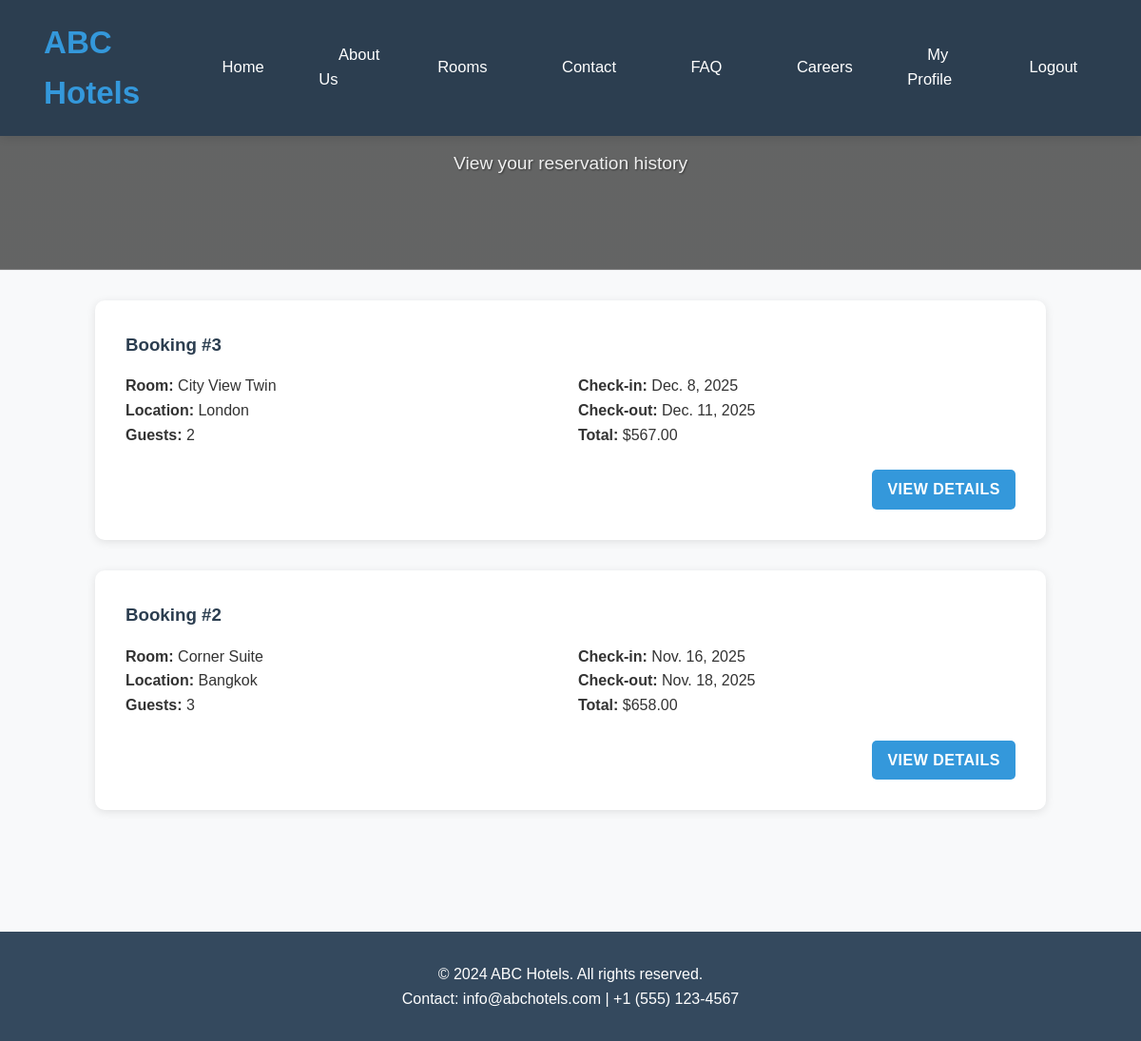
The page /bookings/ (signed in) on the database as committed earlier.
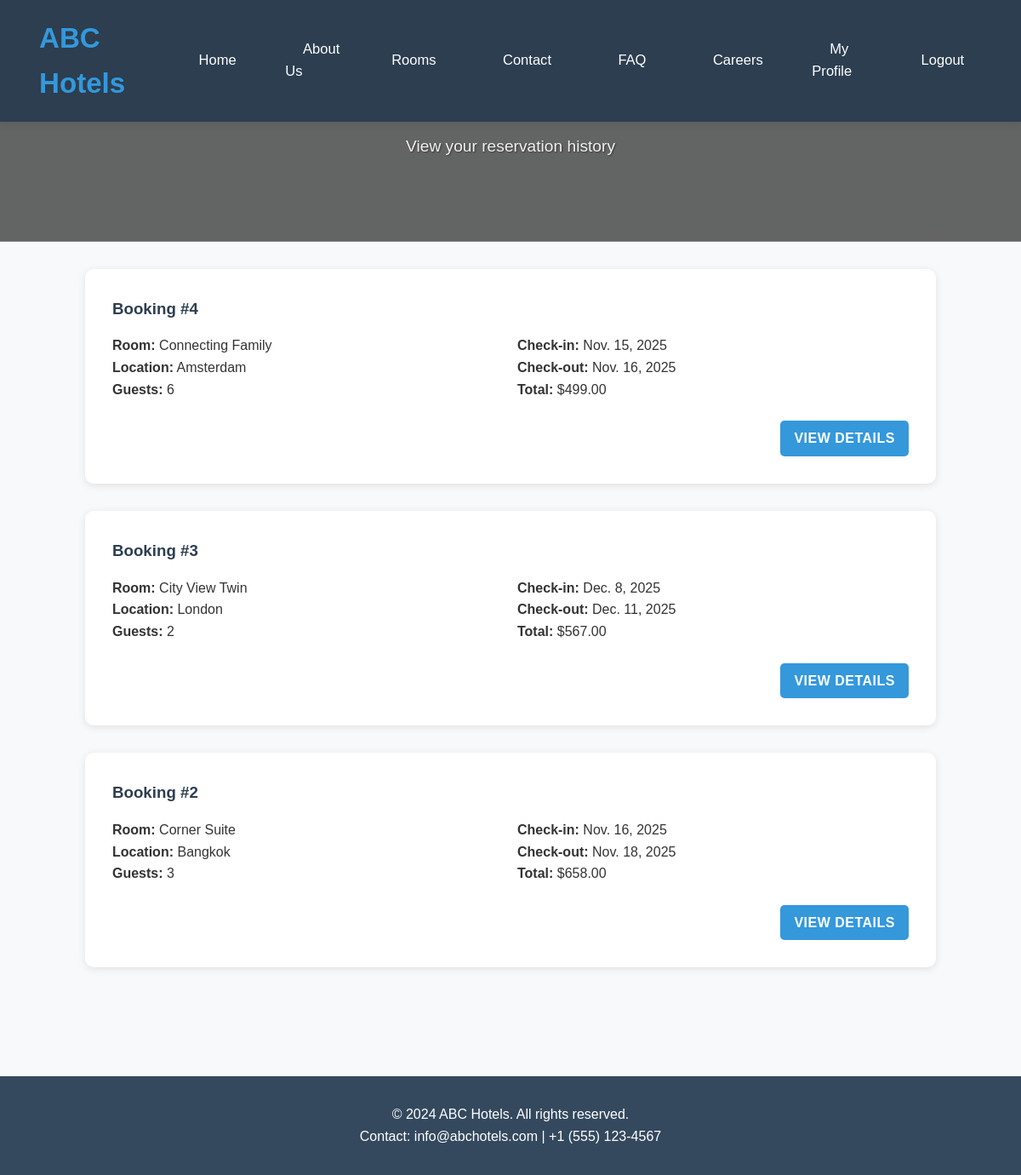
The same page on the database as committed later.
### hotel/models.py (models this page shows, shortened)
class Booking(models.Model):
    STATUS_CHOICES = [
        ('confirmed', 'Confirmed'),
        ('checked_in', 'Checked In'),
        ('checked_out', 'Checked Out'),
        ('cancelled', 'Cancelled'),
    ]
    guest_name = models.CharField(max_length=100)
    guest_email = models.EmailField()
    guest_phone = models.CharField(max_length=20)
    room = models.ForeignKey(Room, on_delete=models.CASCADE,
    related_name='bookings')
    check_in = models.DateField()
    check_out = models.DateField()
    total_guests = models.PositiveIntegerField(default=1)
    status = models.CharField(max_length=20, choices=STATUS_CHOICES,
    default='confirmed')
    created_at = models.DateTimeField(auto_now_add=True)
    updated_at = models.DateTimeField(auto_now=True)
    @property
    def display_guests(self):
        if self.total_guests > 1:
            return self.total_guests
        else:
            return self.room.room_type.capacity
    @property
    def total_price(self):
        if self.check_in and self.check_out and self.room:
            nights = (self.check_out - self.check_in).days
            return nights * self.room.room_type.price_per_night
        return 0
    class Meta:
        ordering = ['-created_at']

class Room(models.Model):
    city = models.ForeignKey(City, on_delete=models.CASCADE, related_name='rooms')
    room_type = models.ForeignKey(RoomType, on_delete=models.CASCADE)
    is_available = models.BooleanField(default=True)
    image = models.ImageField(upload_to='images/room_specific/', blank=True,
    null=True, verbose_name='Room Specific Image')

class RoomType(models.Model):
    name = models.CharField(max_length=100, unique=True)
    description = models.TextField()
    price_per_night = models.DecimalField(max_digits=8, decimal_places=2)
    capacity = models.PositiveIntegerField()
    image = models.ImageField(upload_to='images/room/', null=True, blank=True)
    class Meta:
        ordering = ['name']

class City(models.Model):
    name = models.CharField(max_length=100)
    description = models.TextField()
    image = models.ImageField(upload_to='images/city/', null=True, blank=True)
    is_active = models.BooleanField(default=True)
    class Meta:
        verbose_name = 'City'
        verbose_name_plural = 'Cities'

### hotel/views.py (the view)
# urls.py: path('bookings/', views.booking_list, name='booking_list'),
@login_required
def booking_list(request):
    if request.user.is_authenticated:
        bookings = Booking.objects.filter(guest_email=request.user.email).order_by('-created_at')
    else:
        bookings = []
    context = {
        'bookings': bookings,
    }
    return render(request, 'booking_list.html', context)

### templates/booking_list.html (shortened to what this page needs)
{% extends 'base.html' %}
{% block content %}
<section class="hero-section" style="background-image: linear-gradient(rgba(0,0,0,0.6), rgba(0,0,0,0.6)), url('https://images.unsplash.com/photo-1566073771259-6a8506099945?ixlib=rb-4.0.3&auto=format&fit=crop&w=1920&q=80');">
    <div class="container">
        <h1 class="hero-title">My Bookings</h1>
        <p class="hero-subtitle">View your reservation history</p>
    </div>
</section>
<section style="padding: 2rem 0;">
    <div class="container">
        {% if bookings %}
        <div style="max-width: 1000px; margin: 0 auto;">
            {% for booking in bookings %}
            <div style="background: white; padding: 2rem; border-radius: 10px; box-shadow: 0 2px 10px rgba(0,0,0,0.1); margin-bottom: 2rem;">
                <div style="display: flex; justify-content: space-between; align-items: center; margin-bottom: 1rem;">
                    <h3 style="color: #2c3e50; margin: 0;">Booking #{{ booking.id }}</h3>
                </div>
                <div style="display: grid; grid-template-columns: 1fr 1fr; gap: 1rem; margin-bottom: 1.5rem;">
                    <div>
                        <p><strong>Room:</strong> {{ booking.room.room_type.name }}</p>
                        <p><strong>Location:</strong> {{ booking.room.city.name }}</p>
                        <p><strong>Guests:</strong> {{ booking.display_guests }}</p>
                    </div>
                    <div>
                        <p><strong>Check-in:</strong> {{ booking.check_in }}</p>
                        <p><strong>Check-out:</strong> {{ booking.check_out }}</p>
                        <p><strong>Total:</strong> ${{ booking.total_price }}</p>
                    </div>
                </div>
                <div style="text-align: right;">
                    <a href="{% url 'booking_detail' booking.id %}" class="btn" style="background: #3498db; color: white; padding: 0.5rem 1rem; text-decoration: none; border-radius: 5px;">
                        View Details
                    </a>
                </div>
            </div>
            {% endfor %}
        </div>
        {% endif %}
    </div>
</section>
{% endblock %}

### templates/base.html (shortened to what this page needs)
<!DOCTYPE html>
<html lang="en">
<head>
  {% load static %}
  <link rel="stylesheet" href="{% static 'css/style.css' %}">
</head>
<body>
  <nav class="navbar">
    <div class="nav-container">
      <div class="logo">ABC Hotels</div>
      <ul class="nav-links">
        <li><a href="{% url 'home' %}">Home</a></li>
        <li><a href="{% url 'about' %}">About Us</a></li>
        <li><a href="{% url 'room_list' %}">Rooms</a></li>
        <li><a href="{% url 'contact' %}">Contact</a></li>
        <li><a href="{% url 'faq' %}">FAQ</a></li>
        <li><a href="{% url 'careers' %}">Careers</a></li>
        {% if user.is_authenticated %}
        <li><a href="{% url 'profile' %}">My Profile</a></li>
        <li><a href="{% url 'logout' %}">Logout</a></li>
        {% else %}
        <li><a href="{% url 'login' %}">Login</a></li>
        <li><a href="{% url 'register' %}" class="nav-btn nav-btn-register">Register</a></li>
        {% endif %}
      </ul>
    </div>
  </nav>
  <main class="main-content">
    {% block content %}
    {% endblock %}
  </main>
  <footer class="footer">
    <div class="container">
      <p>&copy; 2024 ABC Hotels. All rights reserved.</p>
      <p>Contact: info@abchotels.com | +1 (555) 123-4567</p>
    </div>
  </footer>
</body>
</html>

### static/css/style.css (style rules this page uses)
:root { --primary-color: #2c3e50; --secondary-color: #3498db; --accent-color: #e74c3c; --light-color: #ecf0f1; --dark-color: #34495e; --success-color: #27ae60; --warning-color: #f39c12; --danger-color: #e74c3c; }
* { margin: 0; padding: 0; box-sizing: border-box; }
body { font-family: 'Segoe UI', Tahoma, Geneva, Verdana, sans-serif; line-height: 1.6; color: #333; background-color: #f8f9fa; }
.navbar { background: var(--primary-color); color: white; padding: 1.3rem 0; position: fixed; width: 100%; top: 0; z-index: 1000; box-shadow: 0 2px 10px rgba(0,0,0,0.1); }
.nav-container { max-width: 1200px; margin: 0 auto; display: flex; justify-content: space-between; align-items: center; padding: 0 2.5rem; }
.logo { font-size: 1.8rem; font-weight: bold; color: var(--secondary-color); text-decoration: none; }
.nav-links { display: flex; list-style: none; gap: 2rem; align-items: center; }
.nav-links a { color: white; text-decoration: none; font-weight: 500; transition: color 0.3s ease; padding: 0.65rem 1.3rem; border-radius: 5px; text-transform: none; }
.main-content { margin-top: 104px; min-height: calc(100vh - 208px); }
.container { max-width: 1200px; margin: 0 auto; padding: 0 2rem; }
.hero-section { background: linear-gradient(rgba(0,0,0,0.6), rgba(0,0,0,0.6)), url('https://images.unsplash.com/photo-1566073771259-6a8506099945?ixlib=rb-4.0.3&ixid=M3wxMjA3fDB8MHxwaG90by1wYWdlfHx8fGVufDB8fHx8fA%3D%3D&auto=format&fit=crop&w=1920&q=80'); background-size: cover; background-position: center; color: white; padding: 8rem 0; text-align: center; }
.hero-title { font-size: 3.5rem; margin-bottom: 1rem; font-weight: 700; text-shadow: 2px 2px 4px rgba(0,0,0,0.5); }
.hero-subtitle { font-size: 1.3rem; margin-bottom: 2rem; opacity: 0.9; text-shadow: 1px 1px 2px rgba(0,0,0,0.5); }
.btn { display: inline-block; background: var(--accent-color); color: white; padding: 0.8rem 2rem; text-decoration: none; border-radius: 5px; border: none; cursor: pointer; transition: all 0.3s ease; font-weight: 600; text-transform: uppercase; letter-spacing: 0.5px; }
.footer { background: var(--dark-color); color: white; text-align: center; padding: 2rem 0; margin-top: 4rem; }

### templates/base.html (style rules this page uses)
* { margin: 0; padding: 0; box-sizing: border-box; }
body { font-family: 'Arial', sans-serif; line-height: 1.6; color: #333; }
.navbar { background: #2c3e50; color: white; padding: 1.15rem 0; position: fixed; width: 100%; top: 0; z-index: 1000; }
.nav-container { max-width: 1380px; margin: 0 auto; display: flex; justify-content: space-between; align-items: center; padding: 0 2.875rem; }
.logo { font-size: 2.07rem; font-weight: bold; color: #3498db; }
.nav-links { display: flex; list-style: none; gap: 2.3rem; align-items: center; }
.nav-links a { color: white; text-decoration: none; transition: color 0.3s; text-transform: none; font-size: 1.035rem; }
.main-content { margin-top: 0; min-height: calc(100vh - 184px); }
.container { max-width: 1200px; margin: 0 auto; padding: 0 2rem; }
.footer { background: #34495e; color: white; text-align: center; padding: 2rem 0; margin-top: 4rem; }
.btn { display: inline-block; background: #3498db; color: white; padding: 0.8rem 1.5rem; text-decoration: none; border-radius: 5px; border: none; cursor: pointer; transition: background 0.3s; }

### templates/booking_list.html (style rules this page uses)
.hero-section { background-size: cover; background-position: center; color: white; text-align: center; padding: 4rem 0; }
.hero-title { font-size: 3rem; margin-bottom: 1rem; }
.hero-subtitle { font-size: 1.2rem; opacity: 0.9; }
.btn { display: inline-block; background: #3498db; color: white; padding: 0.8rem 1.5rem; text-decoration: none; border-radius: 5px; border: none; cursor: pointer; transition: background 0.3s; text-align: center; }

Rows that differ between the two databases and show on the page:
added Booking: id "4", room.room_type.name "Connecting Family", room.city.name "Amsterdam", display_guests "6", check_in "Nov. 15, 2025", check_out "Nov. 16, 2025", total_price "499.00"
